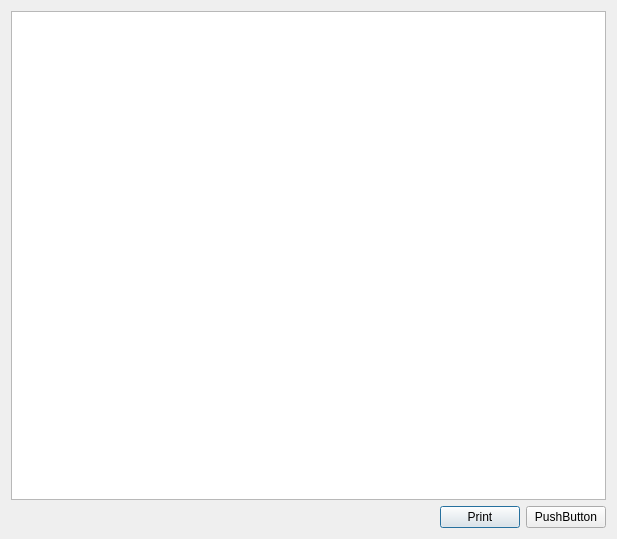
<?xml version="1.0" encoding="UTF-8"?>
<ui version="4.0">
 <class>PrintDataDialog</class>
 <widget class="QDialog" name="PrintDataDialog">
  <property name="geometry">
   <rect>
    <x>0</x>
    <y>0</y>
    <width>617</width>
    <height>539</height>
   </rect>
  </property>
  <property name="windowTitle">
   <string>Print Dialog</string>
  </property>
  <layout class="QVBoxLayout" name="verticalLayout">
   <item>
    <widget class="QTextEdit" name="textEdit">
     <property name="readOnly">
      <bool>true</bool>
     </property>
    </widget>
   </item>
   <item>
    <layout class="QHBoxLayout" name="horizontalLayout">
     <item>
      <spacer name="horizontalSpacer">
       <property name="orientation">
        <enum>Qt::Horizontal</enum>
       </property>
       <property name="sizeHint" stdset="0">
        <size>
         <width>40</width>
         <height>20</height>
        </size>
       </property>
      </spacer>
     </item>
     <item>
      <widget class="QPushButton" name="printButton">
       <property name="text">
        <string>Print</string>
       </property>
      </widget>
     </item>
     <item>
      <widget class="QPushButton" name="cancelButton">
       <property name="text">
        <string>PushButton</string>
       </property>
      </widget>
     </item>
    </layout>
   </item>
  </layout>
 </widget>
 <resources/>
 <connections/>
</ui>
